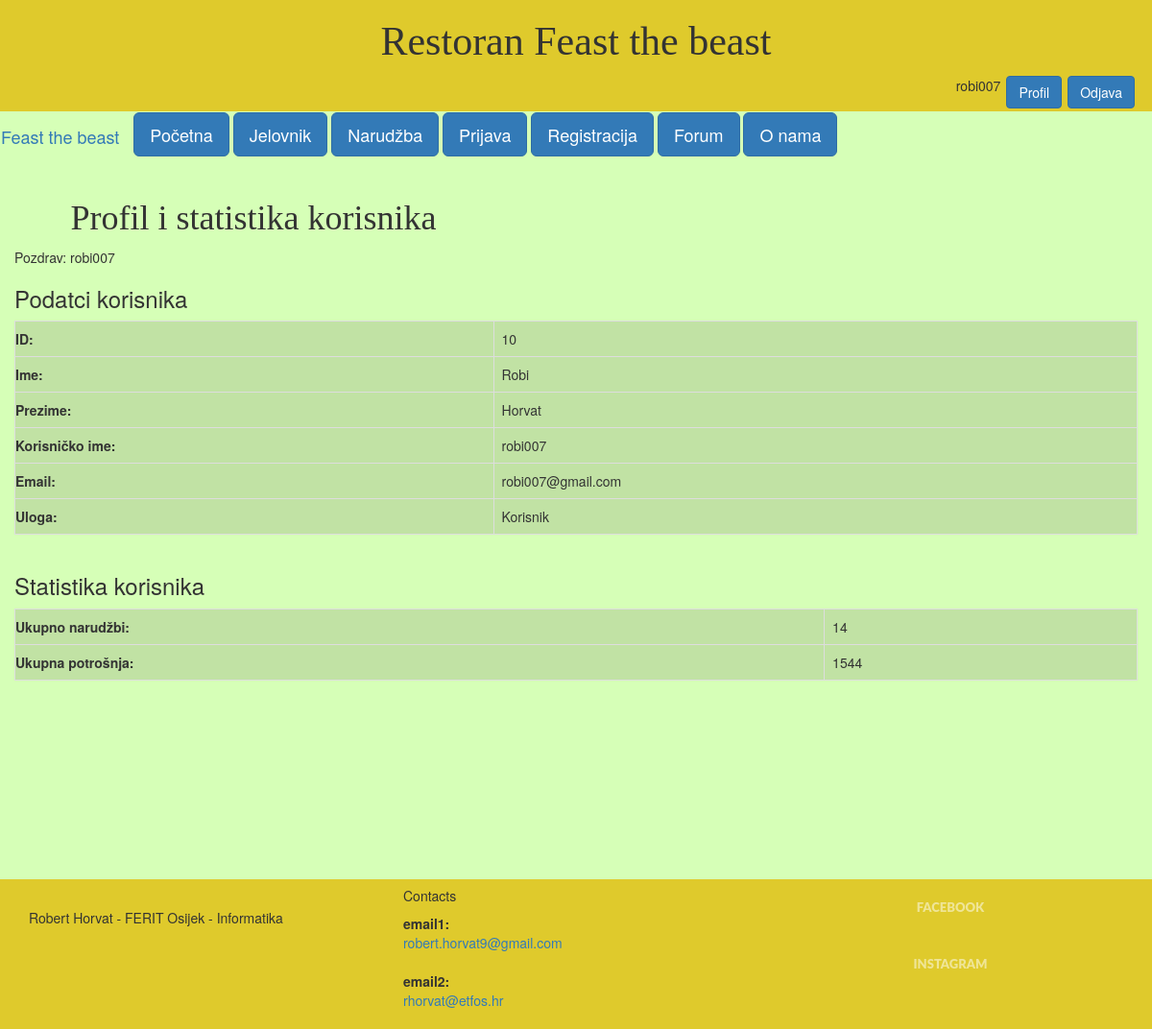
Screenshot of /korisnik_profil.php (signed in) with the database file from the repository.
### tables this page shows
CREATE TABLE `korisnik` (
  `ID` int(250) NOT NULL,
  `Ime` varchar(250) NOT NULL,
  `Prezime` varchar(250) NOT NULL,
  `Korisnicko_ime` varchar(250) NOT NULL,
  `Email` varchar(250) NOT NULL,
  `Lozinka` varchar(250) NOT NULL,
  `Uloga` varchar(250) NOT NULL DEFAULT 'Korisnik',
  `Statistika` int(250) NOT NULL DEFAULT 0,
  `Potrosnja` int(250) NOT NULL DEFAULT 0
);

### spoj.php (called while the page is built, shortened)
<?php
class DBController {
    private $servername = "localhost";
    private $username = "root";
    private $password = "";
    private $dbname = "restoran_brze_hrane";
    private $conn;
    function __construct() {
		$this->conn = $this->connectDB();
    }
    function connectDB() {
		$conn = mysqli_connect($this->servername,$this->username,$this->password,$this->dbname);
		return $conn;
    }
    function runQuery($query) {
		$result = mysqli_query($this->conn,$query);
		while($row=mysqli_fetch_assoc($result)) {
			$resultset[] = $row;
		}
		if(!empty($resultset))
			return $resultset;
	}
}
?>

### korisnik_profil.php (the view, shortened to what this page needs)
<?php
include 'spoj.php';
if(isset($_SESSION['Korisnicko_ime'])){
    $Korisnicko_ime=$_SESSION['Korisnicko_ime'];
    $Uloga=$_SESSION['Uloga'];
}
	if($Uloga=="Korisnik")
	{
?>
<!DOCTYPE html>
<html>
<head>
    <link rel="stylesheet"  type="text/css" href="stil1.css">
    <link rel="stylesheet" href="https://maxcdn.bootstrapcdn.com/bootstrap/3.3.7/css/bootstrap.min.css">
    <div id = "naslovni_dio" class = "container-fluid">
        <h1 id="naslov">Restoran Feast the beast</h1>
        <?php
            if(isset($_SESSION['Korisnicko_ime'])){
                echo "<a class='btn btn-primary btn' id ='btn2' href='odjava.php' role='button'>Odjava</a>";
                echo "<a class='btn btn-primary btn' id ='btn2' href='profil.php' role='button'>Profil</a>";
                echo "<p id ='btn2'>{$_SESSION['Korisnicko_ime']}<p>";
            }
        ?>
    </div>
</head>
<body>
<div id="container">
    <div class = "row">
        <nav class="navbar navbar-light bg-light">
            <div class="container-fluid">
                <div class="navbar-header">
                    <a class="navbar-brand" href="index.php">Feast the beast</a>
                </div>
                <ul  class="nav navbar-nav">
                    <a class="btn btn-primary btn-lg" href="index.php" role="button">Početna</a>
                    <a class="btn btn-primary btn-lg" href="jelovnik.php" role="button">Jelovnik</a>
                    <?php
                        if(isset($_SESSION['Korisnicko_ime'])){
                    ?>
                    <a class="btn btn-primary btn-lg" href="narudžba.php" role="button">Narudžba</a>
                    <?php
                        }
                    ?>
                    <a class="btn btn-primary btn-lg" href="prijava.php" role="button">Prijava</a>
                    <a class="btn btn-primary btn-lg" href="registracija.php" role="button">Registracija</a>
                    <a class="btn btn-primary btn-lg" href="forum.php" role="button">Forum</a>
                    <a class="btn btn-primary btn-lg" href="o_nama.php" role="button">O nama</a>
                </ul>
            </div>
        </nav>
    </div>
    <div id="hhh" class="container-fluid">
        <h1 id="novo">Profil i statistika korisnika</h1>
        <?php
        if(isset($_SESSION['Korisnicko_ime'])){
            echo "Pozdrav: {$_SESSION['Korisnicko_ime']}";
        }
        ?>
        <?php
        $db_handle = new DBController();
        $KorisnikPodatci = $db_handle->runQuery("SELECT `ID`, `Ime`, `Prezime`, `Korisnicko_ime`, `Email`, `Uloga`  FROM `korisnik` WHERE `Korisnicko_ime` = '$Korisnicko_ime'");
        if (!empty($KorisnikPodatci)) {
            foreach($KorisnikPodatci as $key=>$value){
    ?>
        <h3>Podatci korisnika</h3>
        <div id="table-narudzba">
        <table class="tbl-narudzba" style="width:100%" cellpadding="4" cellspacing="4">
            <tr>
                <th>ID:</th>
                <td><?php echo $KorisnikPodatci[$key]["ID"]; ?></td>
            </tr>
            <tr>
                <th>Ime:</th>
                <td><?php echo $KorisnikPodatci[$key]["Ime"]; ?></td>
            </tr>
            <tr>
                <th>Prezime:</th>
                <td><?php echo $KorisnikPodatci[$key]["Prezime"]; ?></td>
            </tr>
            <tr>
                <th>Korisničko ime:</th>
                <td><?php echo $KorisnikPodatci[$key]["Korisnicko_ime"]; ?></td>
            </tr>
            <tr>
                <th>Email:</th>
                <td><?php echo $KorisnikPodatci[$key]["Email"]; ?></td>
            </tr>
            <tr>
                <th>Uloga:</th>
                <td><?php echo $KorisnikPodatci[$key]["Uloga"]; ?></td>
            </tr>
        </table>
        <p><br></p>
        </div>
        <?php
		    }
	    }else{
            die("");
        }
	    ?>
        <h3>Statistika korisnika</h3>
        <?php
        $db_handle = new DBController();
        $statistikaKorisnik = $db_handle->runQuery("SELECT `Statistika`, `Potrosnja` FROM `korisnik` WHERE `Korisnicko_ime` = '$Korisnicko_ime'");
        if (!empty($statistikaKorisnik)) {
            foreach($statistikaKorisnik as $key=>$value){
    ?>
        <div id="table-narudzba">
        <table class="tbl-narudzba" style="width:100%" cellpadding="4" cellspacing="4">
            <tr>
                <th>Ukupno narudžbi:</th>
                <td><?php echo $statistikaKorisnik[$key]["Statistika"]; ?></td>
            </tr>
            <tr>
                <th>Ukupna potrošnja:</th>
                <td><?php echo $statistikaKorisnik[$key]["Potrosnja"]; ?></td>
            </tr>
        </table>
        <p><br></p>
        </div>
        <?php
		    }
	    }else{
            die("");
        }
	    ?>
    </div>
    </div>
    <footer class="section footer-classic context-dark bg-image" style="background: #dfca2c;">
        <div class="container">
          <div class="row row-30">
            <div class="col-md-4 col-xl-5">
              <p><br></p>
              <p>Robert Horvat - FERIT Osijek - Informatika</p>
              <p><br></p>
            </div>
            <div class="col-md-4">
              <h5>Contacts</h5>
              <dl class="contact-list">
                <dt>email1:</dt>
                <dd><a href="mailto:#">robert.horvat9@gmail.com</a></dd>
              </dl>
              <dl class="contact-list">
                <dt>email2:</dt>
                <dd><a href="mailto:#">rhorvat@etfos.hr</a></dd>
              </dl>
            </div>
            <div class="col-md-4">
                <div class="col"><a class="social-inner" href="https://www.facebook.com/robert.horvat.146"><span class="icon mdi mdi-facebook"></span><span>Facebook</span></a></div>
                <div class="col"><a class="social-inner" href="https://www.instagram.com/robert.horvat3/"><span class="icon mdi mdi-instagram"></span><span>instagram</span></a></div>
            </div>
          </div>
        </div>
      </footer>
</body>
</html>
<?php
	}
?>

### stil1.css (style rules this page uses)
#naslovni_dio { background-color:#dfca2c; }
body { background-color: #d6ffb7; }
* { margin:0; padding:0; }
html, body { height: 100%; }
#container { min-height:100%; }
#naslov { text-align: center; font-family:"Impact"; font-size: 300%; }
#novo { font-family:"Verdana"; text-align: left; margin-left: 5%; margin-right: 5%; }
#btn2 { float: right; margin: 3px; }
.tbl-narudzba { font-size: 14px; background-color: #c1e2a4; }
.tbl-narudzba td, th { border: 1px solid #dddddd; text-align: left; padding: 8px; }
.social-inner { display: flex; flex-direction: column; align-items: center; width: 100%; padding: 23px; font: 900 13px/1 "Lato", -apple-system, BlinkMacSystemFont, "Segoe UI", Roboto, "Helvetica Neue", Arial, sans-serif; text-transform: uppercase; color: rgba(255, 255, 255, 0.5); }

### korisnik_profil.php (style rules this page uses)
body { background-color: #d6ffb7; }

### rows the page displays
korisnik: ID "10", Ime "Robi", Prezime "Horvat", Korisnicko_ime "robi007", Email "robi007@gmail.com", Uloga "Korisnik", Statistika "14", Potrosnja "1544"

### other values shown
$_SESSION['Korisnicko_ime'] "robi007"
